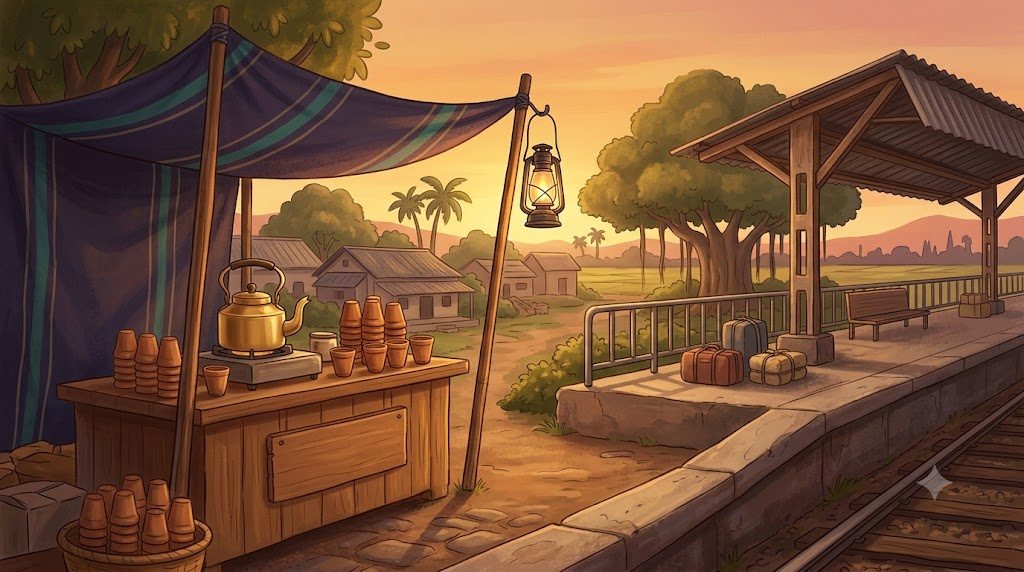
#> input picture artifacts/bolo-mobile/assets/images/stall/stall.png, 1024 x 572 px
$ python make-stall-card.py
#> lines starting #> are read from the running program, lines starting #| are printed output that depends on the picture
#!/usr/bin/env python3
"""
Chacha-ji's stall as one small picture for the journey map (build 22, the
owner: "Chachaji's stall should be more detailed like this").

    python3 artifacts/bolo-mobile/scripts/make-stall-card.py

Cuts the counter, kettle, kulhads and canopy out of the delivered
assets/images/stall/stall.png, stands the delivered chachaji.png BEHIND the
counter (the counter front and everything on it are pasted back over his
legs), and writes assets/images/stall/stall-card.png at 320 by 352. No new
character art: both halves are the pictures the home vignette already
composites. Run from the repo root, on the Mac (python3 with Pillow).
"""
import os
from PIL import Image

ROOT = os.path.abspath(os.path.join(os.path.dirname(__file__), '..'))
STALL = os.path.join(ROOT, 'assets', 'images', 'stall')

scene = Image.open(os.path.join(STALL, 'stall.png')).convert('RGBA')
# The stall's own corner of the scene: canopy, kettle, cups, counter.
crop = scene.crop((0, 20, 500, 572))
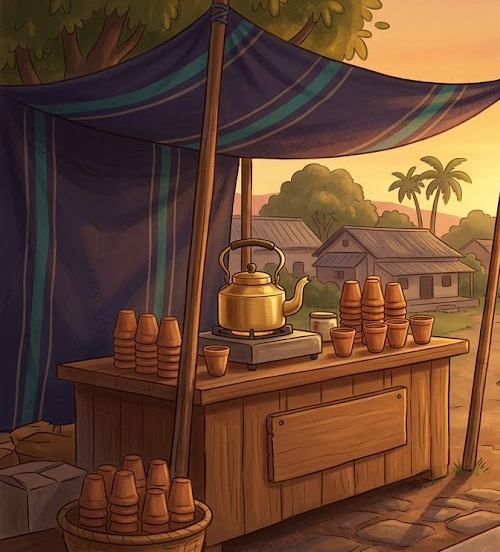
#> crop: PIL image 500x552 RGBA; mean R, G, B, A 106.6, 70.9, 48.8, 255
# Chacha-ji, behind the counter: the counter top is about y 305 in the crop.
chacha = Image.open(os.path.join(STALL, 'chachaji.png')).convert('RGBA')
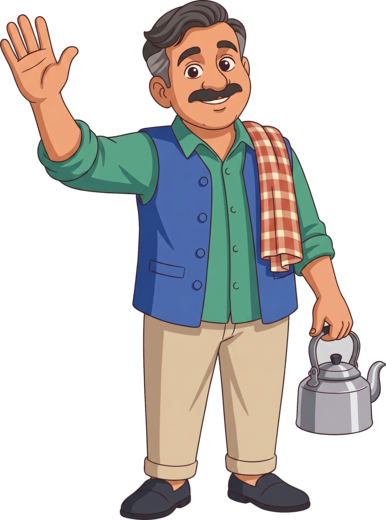
#> input picture artifacts/bolo-mobile/assets/images/stall/chachaji.png, 386 x 520 px
#> chacha is the input picture: PIL image 386x520 RGBA; mean R, G, B, A 64, 59.6, 56.3, 111
w = 190
h = round(w * chacha.height / chacha.width)
#> h = 256
chacha = chacha.resize((w, h), Image.LANCZOS)
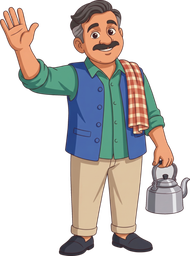
#> chacha: PIL image 190x256 RGBA; mean R, G, B, A 64.2, 59.4, 56, 111; transparent parts drawn white
out = crop.copy()
out.alpha_composite(chacha, (30, 305 - h + 70))
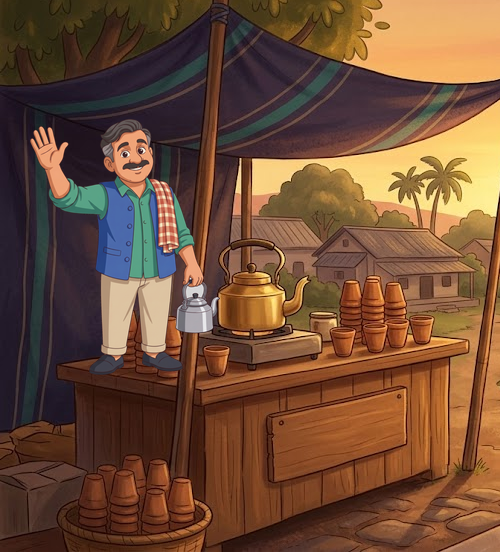
#> out: PIL image 500x552 RGBA; mean R, G, B, A 112.4, 77.7, 55, 255
# The counter front and what stands on it, back over his legs.
front = crop.crop((0, 300, 500, 552))
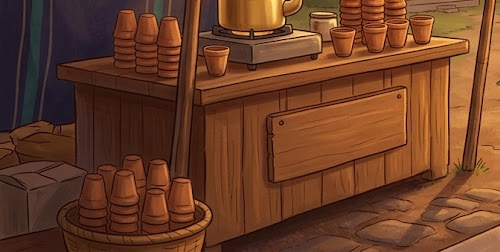
#> front: PIL image 500x252 RGBA; mean R, G, B, A 108.2, 62.1, 38, 255
out.alpha_composite(front, (0, 300))
out = out.resize((320, 352), Image.LANCZOS)
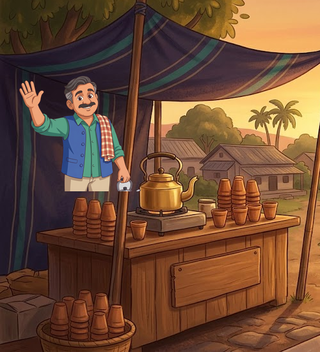
#> out: PIL image 320x352 RGBA; mean R, G, B, A 110.9, 75.8, 53.2, 255
out.save(os.path.join(STALL, 'stall-card.png'), optimize=True)
print('wrote assets/images/stall/stall-card.png', out.size)
#| wrote assets/images/stall/stall-card.png (320, 352)
